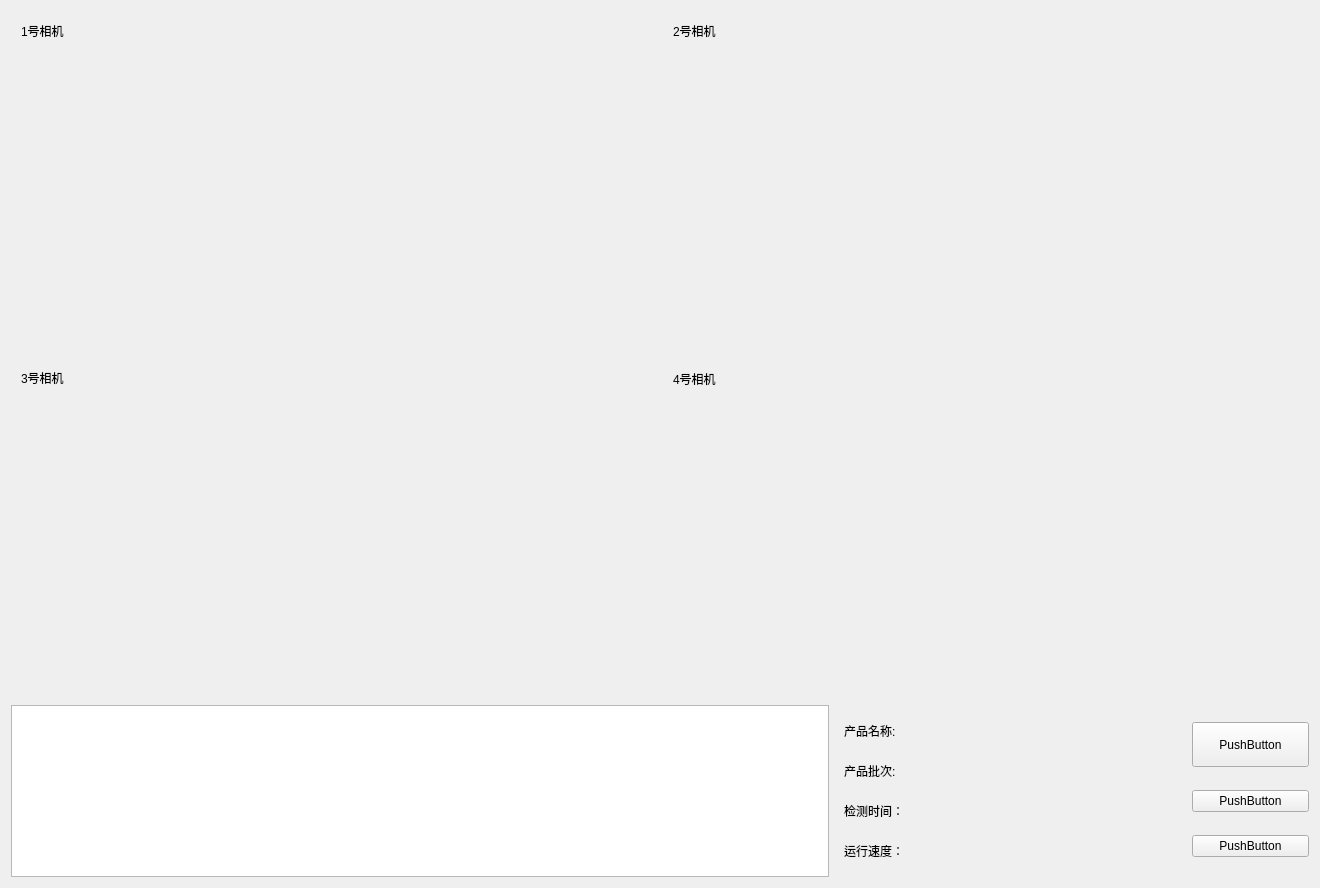
<?xml version="1.0" encoding="UTF-8"?>
<ui version="4.0">
 <class>Detection</class>
 <widget class="QWidget" name="Detection">
  <property name="geometry">
   <rect>
    <x>0</x>
    <y>0</y>
    <width>1320</width>
    <height>888</height>
   </rect>
  </property>
  <property name="windowTitle">
   <string>Form</string>
  </property>
  <layout class="QVBoxLayout" name="verticalLayout_2" stretch="4,1">
   <item>
    <layout class="QGridLayout" name="gridLayout">
     <item row="1" column="1">
      <widget class="QWidget" name="camera4" native="true">
       <widget class="QLabel" name="camera4_detection_label">
        <property name="geometry">
         <rect>
          <x>80</x>
          <y>10</y>
          <width>440</width>
          <height>300</height>
         </rect>
        </property>
        <property name="text">
         <string/>
        </property>
       </widget>
       <widget class="QLabel" name="camera4_label">
        <property name="geometry">
         <rect>
          <x>10</x>
          <y>10</y>
          <width>61</width>
          <height>21</height>
         </rect>
        </property>
        <property name="text">
         <string>4号相机</string>
        </property>
       </widget>
       <widget class="QLabel" name="camera4_result_label">
        <property name="geometry">
         <rect>
          <x>530</x>
          <y>10</y>
          <width>80</width>
          <height>30</height>
         </rect>
        </property>
        <property name="text">
         <string/>
        </property>
       </widget>
      </widget>
     </item>
     <item row="0" column="0">
      <widget class="QWidget" name="carmer1" native="true">
       <widget class="QLabel" name="camera1_detection_label">
        <property name="geometry">
         <rect>
          <x>80</x>
          <y>10</y>
          <width>440</width>
          <height>300</height>
         </rect>
        </property>
        <property name="text">
         <string/>
        </property>
       </widget>
       <widget class="QLabel" name="camera1_label">
        <property name="geometry">
         <rect>
          <x>10</x>
          <y>10</y>
          <width>60</width>
          <height>20</height>
         </rect>
        </property>
        <property name="text">
         <string>1号相机</string>
        </property>
       </widget>
       <widget class="QLabel" name="camera1_result_label">
        <property name="geometry">
         <rect>
          <x>530</x>
          <y>10</y>
          <width>81</width>
          <height>30</height>
         </rect>
        </property>
        <property name="text">
         <string/>
        </property>
       </widget>
      </widget>
     </item>
     <item row="1" column="0">
      <widget class="QWidget" name="camera3" native="true">
       <widget class="QLabel" name="camera3_detection_label">
        <property name="geometry">
         <rect>
          <x>80</x>
          <y>10</y>
          <width>440</width>
          <height>300</height>
         </rect>
        </property>
        <property name="text">
         <string/>
        </property>
       </widget>
       <widget class="QLabel" name="camera3_label">
        <property name="geometry">
         <rect>
          <x>10</x>
          <y>10</y>
          <width>60</width>
          <height>20</height>
         </rect>
        </property>
        <property name="text">
         <string>3号相机</string>
        </property>
       </widget>
       <widget class="QLabel" name="camera3_result_label">
        <property name="geometry">
         <rect>
          <x>530</x>
          <y>10</y>
          <width>80</width>
          <height>30</height>
         </rect>
        </property>
        <property name="text">
         <string/>
        </property>
       </widget>
      </widget>
     </item>
     <item row="0" column="1">
      <widget class="QWidget" name="camera2" native="true">
       <widget class="QLabel" name="camera2_detection_label">
        <property name="geometry">
         <rect>
          <x>80</x>
          <y>10</y>
          <width>440</width>
          <height>300</height>
         </rect>
        </property>
        <property name="text">
         <string/>
        </property>
       </widget>
       <widget class="QLabel" name="camera2_label">
        <property name="geometry">
         <rect>
          <x>10</x>
          <y>10</y>
          <width>60</width>
          <height>20</height>
         </rect>
        </property>
        <property name="text">
         <string>2号相机</string>
        </property>
       </widget>
       <widget class="QLabel" name="camera2_result_label">
        <property name="geometry">
         <rect>
          <x>530</x>
          <y>10</y>
          <width>80</width>
          <height>30</height>
         </rect>
        </property>
        <property name="text">
         <string/>
        </property>
       </widget>
      </widget>
     </item>
    </layout>
   </item>
   <item>
    <layout class="QHBoxLayout" name="horizontalLayout" stretch="7,3,1">
     <item>
      <widget class="QTableView" name="result_view"/>
     </item>
     <item>
      <widget class="QWidget" name="widget" native="true">
       <layout class="QGridLayout" name="gridLayout_2">
        <item row="0" column="0">
         <widget class="QLabel" name="product_name">
          <property name="sizePolicy">
           <sizepolicy hsizetype="Maximum" vsizetype="Preferred">
            <horstretch>0</horstretch>
            <verstretch>0</verstretch>
           </sizepolicy>
          </property>
          <property name="text">
           <string>产品名称:</string>
          </property>
         </widget>
        </item>
        <item row="0" column="1">
         <widget class="QLabel" name="product_name_label">
          <property name="text">
           <string/>
          </property>
         </widget>
        </item>
        <item row="1" column="0">
         <widget class="QLabel" name="product_id">
          <property name="sizePolicy">
           <sizepolicy hsizetype="Maximum" vsizetype="Preferred">
            <horstretch>0</horstretch>
            <verstretch>0</verstretch>
           </sizepolicy>
          </property>
          <property name="text">
           <string>产品批次:</string>
          </property>
         </widget>
        </item>
        <item row="1" column="1">
         <widget class="QLabel" name="product_id_label">
          <property name="text">
           <string/>
          </property>
         </widget>
        </item>
        <item row="2" column="0">
         <widget class="QLabel" name="detect_time">
          <property name="sizePolicy">
           <sizepolicy hsizetype="Maximum" vsizetype="Preferred">
            <horstretch>0</horstretch>
            <verstretch>0</verstretch>
           </sizepolicy>
          </property>
          <property name="text">
           <string>检测时间：</string>
          </property>
         </widget>
        </item>
        <item row="2" column="1">
         <widget class="QLabel" name="detect_time_label">
          <property name="text">
           <string/>
          </property>
         </widget>
        </item>
        <item row="3" column="0">
         <widget class="QLabel" name="speed">
          <property name="sizePolicy">
           <sizepolicy hsizetype="Maximum" vsizetype="Preferred">
            <horstretch>0</horstretch>
            <verstretch>0</verstretch>
           </sizepolicy>
          </property>
          <property name="text">
           <string>运行速度：</string>
          </property>
         </widget>
        </item>
        <item row="3" column="1">
         <widget class="QLabel" name="speed_label">
          <property name="text">
           <string/>
          </property>
         </widget>
        </item>
       </layout>
      </widget>
     </item>
     <item>
      <layout class="QVBoxLayout" name="verticalLayout">
       <item>
        <widget class="QPushButton" name="pushButton">
         <property name="minimumSize">
          <size>
           <width>45</width>
           <height>45</height>
          </size>
         </property>
         <property name="text">
          <string>PushButton</string>
         </property>
        </widget>
       </item>
       <item>
        <widget class="QPushButton" name="pushButton_2">
         <property name="text">
          <string>PushButton</string>
         </property>
        </widget>
       </item>
       <item>
        <widget class="QPushButton" name="pushButton_3">
         <property name="text">
          <string>PushButton</string>
         </property>
        </widget>
       </item>
      </layout>
     </item>
    </layout>
   </item>
  </layout>
 </widget>
 <resources/>
 <connections/>
</ui>
